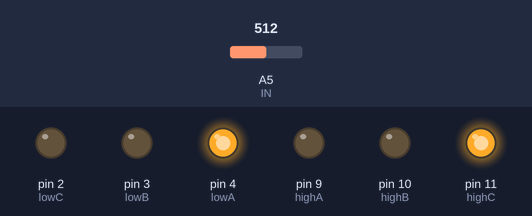
Bench run of a sketch on a simulated Arduino Uno, built with avr-gcc and run on an emulated ATmega328P. Parts: output pins drawn as LEDs (lit = HIGH). The inputs (shaded band) are chosen by the test bench; at power-on: A5 (IN) = 512. What the sketch prints to the serial monitor is not drawn.

Above: at 5.3 s.
5.4 s: A5 (IN) set to 1023
At 8.21 s:
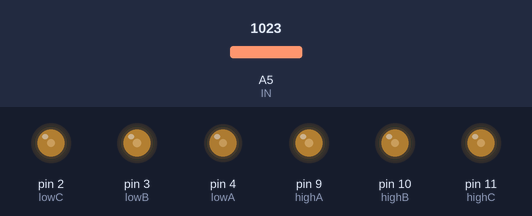
8.7 s: A5 (IN) set to 900
At 8.88 s:
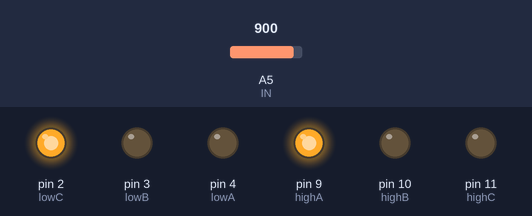
Timing chart, 0 to 18.0 s (numbered marks = the images above; inputs shaded):
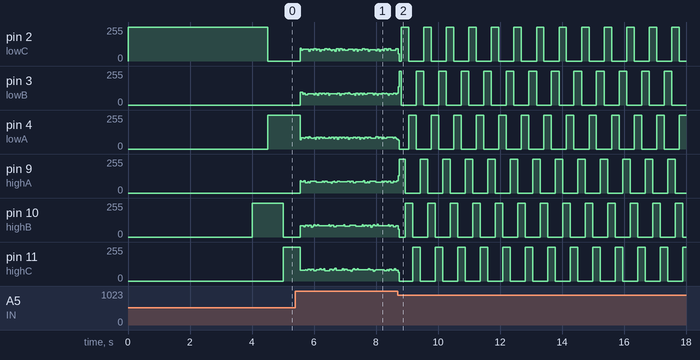

Measured:
- by itself, pin 3 (lowB), pin 4 (lowA): moves between 0/255 and 255/255, repeating every 4.4 s
- by itself, pin 9 (highA): moves between 0/255 and 255/255, repeating every 0.73 s
- by itself, pin 11 (highC): repeats every 0.67 s: 0/255 0.43 s, 255/255 0.24 s

The sketch:

test_1_1.ino
```cpp
int lowA = 4;
int highA = 9;
int lowB = 3;
int highB = 10;
int lowC = 2;
int highC = 11;

int enable = 2;
int emfA = A2;
int emfB = A3;
int emfC = A4;

int fase = 1;

int IN = A5;
int tempo = 4000;

unsigned long previousMillis = 0;

void setup()
{
  Serial.begin(115200);

  pinMode(lowA, OUTPUT);
  pinMode(highA, OUTPUT);
  pinMode(lowB, OUTPUT);
  pinMode(highB, OUTPUT);
  pinMode(lowC, OUTPUT);
  pinMode(highC, OUTPUT);

  pinMode(enable, OUTPUT);

  pinMode(IN, INPUT);
  pinMode(emfA, INPUT);
  pinMode(emfB, INPUT);
  pinMode(emfC, INPUT);

  digitalWrite(enable, HIGH);
  previousMillis = millis();
}

void loop()
{
  unsigned long currentMillis = millis();
  Serial.println(tempo);

  if (currentMillis - previousMillis >= tempo)
  {
    previousMillis += tempo;

    //Phase1 C-B
    switch (fase)
    {
      case 1:
        digitalWrite(lowA, LOW);
        digitalWrite(highA, LOW);
        digitalWrite(lowB, LOW);
        digitalWrite(highC, LOW);
        digitalWrite(highB, HIGH);
        digitalWrite(lowC, HIGH);
        break;

      //Phase2 A-B
      case 2:
        digitalWrite(highA, LOW);
        digitalWrite(lowB, LOW);
        digitalWrite(lowC, LOW);
        digitalWrite(highC, LOW);
        digitalWrite(lowA, HIGH);
        digitalWrite(highB, HIGH);
        break;

      //Phase3 A-C
      case 3:
        digitalWrite(highA, LOW);
        digitalWrite(lowB, LOW);
        digitalWrite(highB, LOW);
        digitalWrite(lowC, LOW);
        digitalWrite(highC, HIGH);
        digitalWrite(lowA, HIGH);
        break;

      //Phase4 B-C
      case 4:
        digitalWrite(lowA, LOW);
        digitalWrite(highA, LOW);
        digitalWrite(highB, LOW);
        digitalWrite(lowC, LOW);
        digitalWrite(lowB, HIGH);
        digitalWrite(highC, HIGH);
        break;

      //Phase5 B-A
      case 5:
        digitalWrite(lowA, LOW);
        digitalWrite(highB, LOW);
        digitalWrite(lowC, LOW);
        digitalWrite(highC, LOW);
        digitalWrite(highA, HIGH);
        digitalWrite(lowB, HIGH);
        break;

      //Phase6 C-A
      case 6:
        digitalWrite(lowA, LOW);
        digitalWrite(lowB, LOW);
        digitalWrite(highB, LOW);
        digitalWrite(highC, LOW);
        digitalWrite(lowC, HIGH);
        digitalWrite(highA, HIGH);
        break;
    }

    int t = analogRead(IN);
    tempo = map(t, 1024, 0, 1, 1000);
    if (fase < 6)
    {
      fase = fase + 1;
    }
    else
    {
      fase = 1;
    }
  }
}
```
